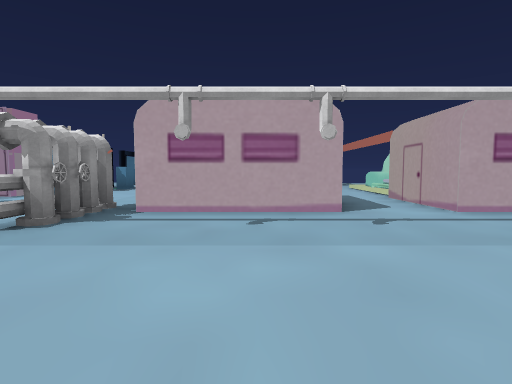
view 1 (above)

15 first-person views from a walk through a scene from a Unity 3-D project. The camera is 1.4 m above the floor, tilts 4° down and sees 80° across. The floor is counted in squares, 2.25 m on a side. Each view is taken from the middle of a square. On the plan, view 1 faces up. The plan holds only what a view shows up to about 9 squares ahead; the rest is blank. The place goes on beyond the plan. The player is left out. Some surface patterns are stand-ins.

view 2
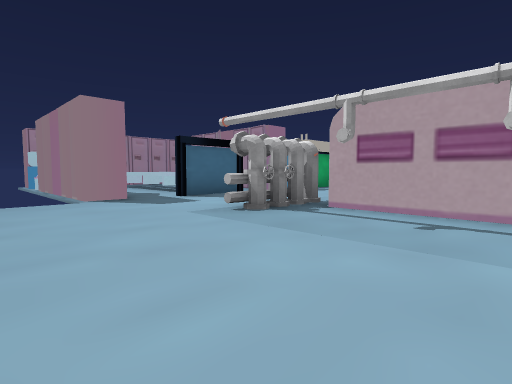

view 3
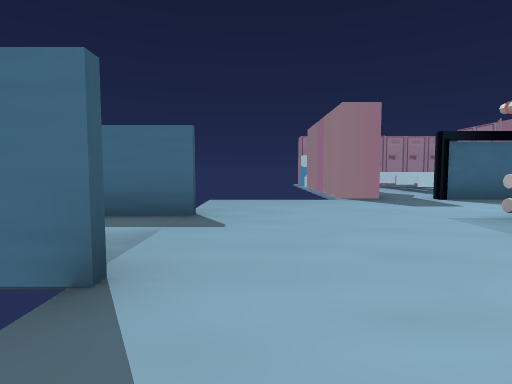

view 4
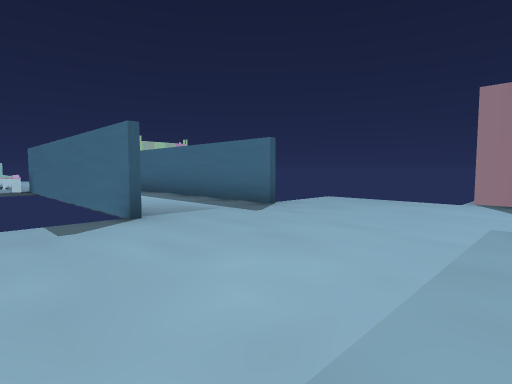

view 5
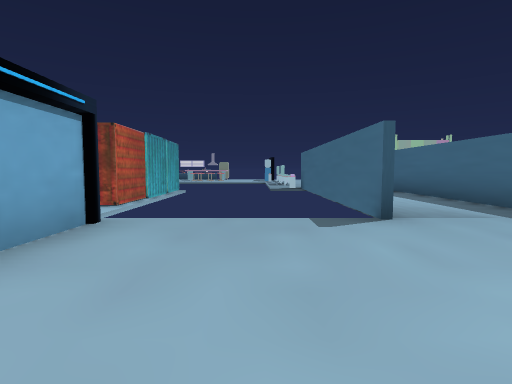

view 6
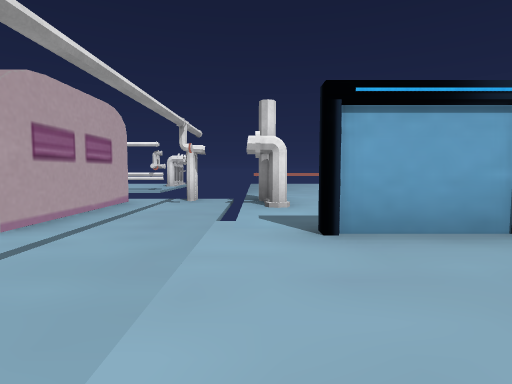

view 7
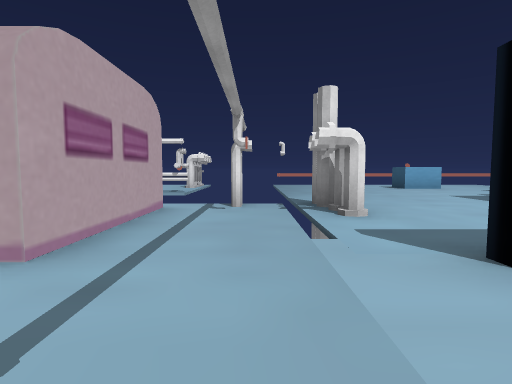

view 8
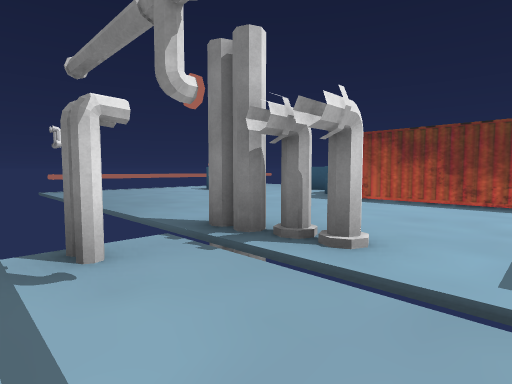

view 9
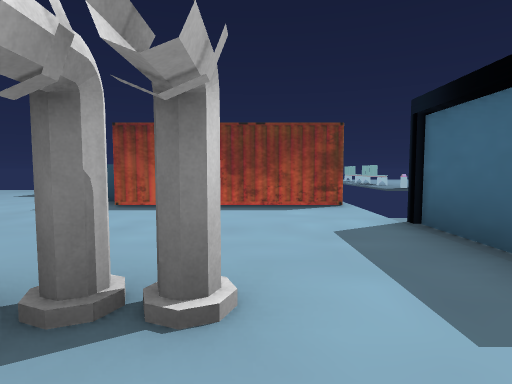

view 10
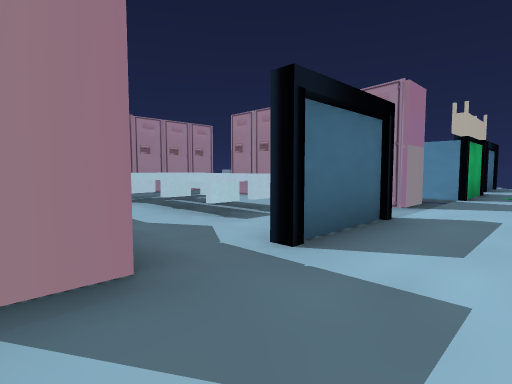

view 11
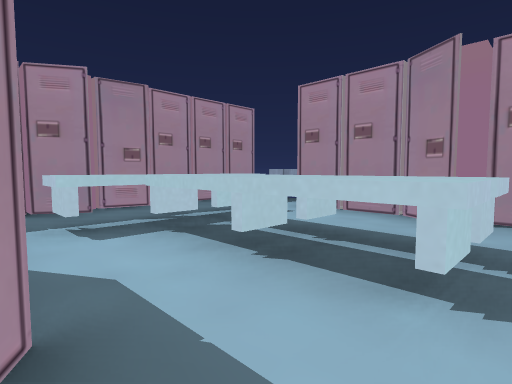

view 12
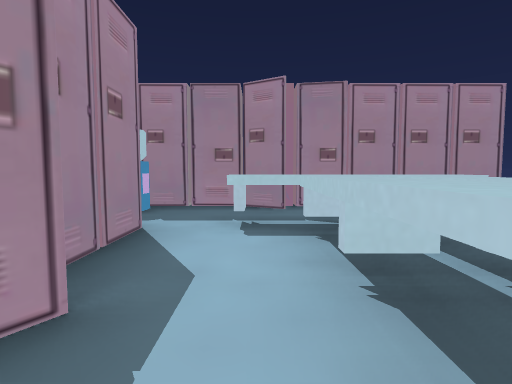

view 13
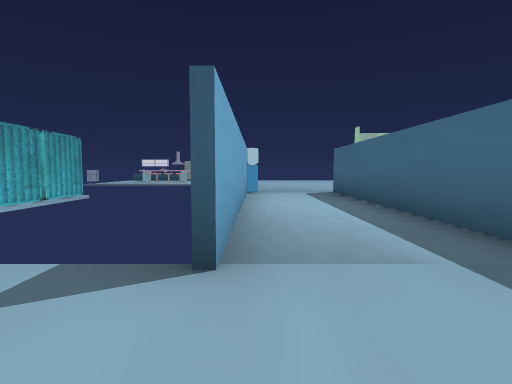

view 14
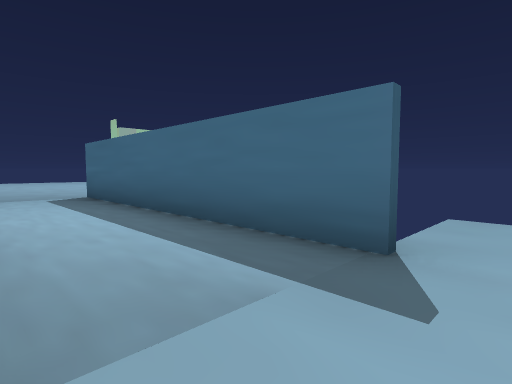

view 15
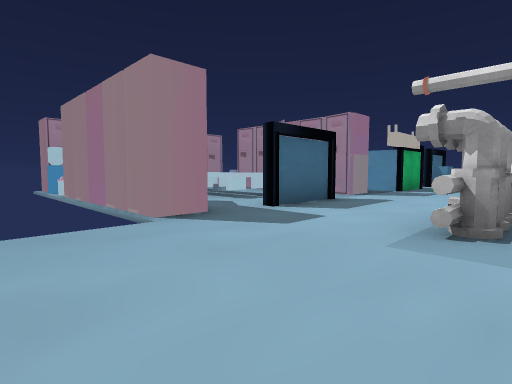

### Floor plan
Key: @ floor where view 1 was taken; # wall or solid block; x gap in a wall; . floor; ^ raised ledge; O other object.
Columns run from 13 left of view 1 to 8 right of it. Each row starts with its distance up from view 1.
 13        #.
 12         .
 11        #.O
 10        #..
  9        #..      .#
  8 x O#####...    ..#
  7 #....#.....    .##
  6 #.^....#....   .#
  5 #.^^^^.#..#x###.####
  4 ##^....#..x.........
  3 #....#..............
  2 #x x####..........###.
  1         ........#.##..
  0         .....@..#.....
 -1          #...#  #.....
 -2          #...#  ######
 -3          #...#
 -4          #...#
 -5          #...#
 -6          #...#
 -7          #..##
 -8           ..##
 -9           ..
-10           ..
-11           ..

Positions as (right, up) in squares from view 1, and headings:
1: (0, 0), facing up
2: (1, 0), facing up-left
3: (1, 0), facing left
4: (1, 3), facing down-left
5: (1, 3), facing down
6: (0, 2), facing right
7: (1, 3), facing right
8: (4, 4), facing down-right
9: (5, 3), facing down
10: (-4, 2), facing up-left
11: (-7, 3), facing up-left
12: (-7, 4), facing left
13: (-1, 1), facing down
14: (-1, 0), facing down-left
15: (-2, 0), facing up-left
